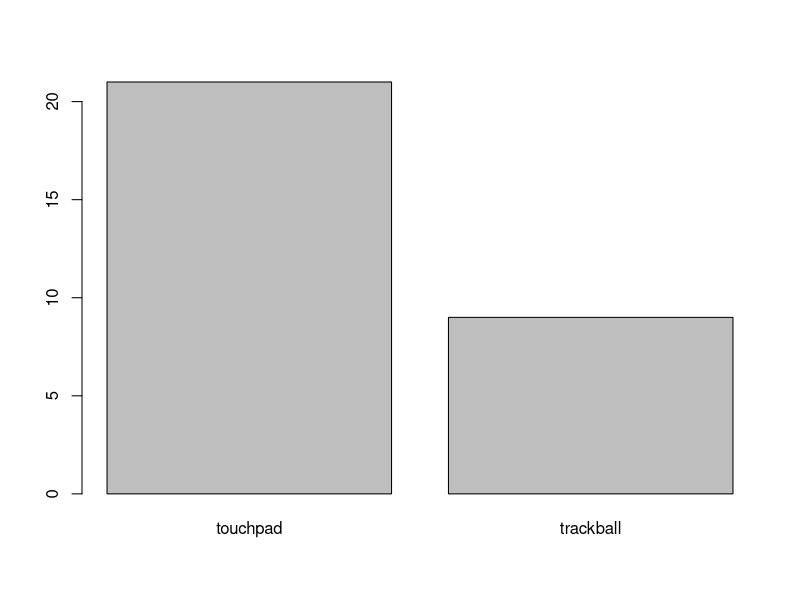

The R source for this figure:
library(readr)
deviceprefs <- read_csv("deviceprefs.csv")
View(deviceprefs)
deviceprefs$Subject = factor(deviceprefs$Subject)
deviceprefs$Pref = factor(deviceprefs$Pref) # Rv4
summary(deviceprefs)
plot(deviceprefs$Pref)

deviceprefs$Disability = factor(deviceprefs$Disability)
summary(deviceprefs)


# Pearson chi-square test
prfs = xtabs( ~ Pref, data=deviceprefs)
prfs # show counts
chisq.test(prfs)

binom.test(prfs)


# For people without disabilities, perform a binomial test to see whether their preference for touchpads differed significantly from chance. To the nearest ten-thousandth (four digits), what is the p-value? Hint: Run a binomial test comparing the sum of rows of people without disabilities who prefer the touchpad, against the number of all rows of people without disabilities. With two possible preferences, touchpad and trackball, the chance probability would be 1/2. Do not correct for multiple comparisons; consider this a single test on a subset of the data.
# manual post hoc binomial tests for non disabled -- do any prefs for touchpads over trackballs sig. differ from chance for non disables?
nt = binom.test(sum(deviceprefs[deviceprefs$Disability == 0,]$Pref == "touchpad"), nrow(deviceprefs[deviceprefs$Disability == 0,]), p=1/2)
nt

# For people with disabilities, perform a binomial test to see whether their preference for touchpads differed significantly from chance. To the nearest ten-thousandth (four digits), what is the p-value? Hint: Run a binomial test comparing the sum of rows of people with disabilities who prefer the touchpad, against the number of all rows of people with disabilities. With two possible preferences, touchpad and trackball, the chance probability would be 1/2. Do not correct for multiple comparisons; consider this a single test on a subset of the data.
dt = binom.test(sum(deviceprefs[deviceprefs$Disability == 1,]$Pref == 'touchpad'), nrow(deviceprefs[deviceprefs$Disability == 1,]), p=1/2)
dt
p.adjust(c(nt$p.value, dt$p.value), method="holm")
# Conduct a two-sample Chi-Square test of proportions on preferences by disability status. To the nearest hundredth (two digits), what is the Chi-Square statistic?
# Pearson chi-square test


prfs = xtabs( ~ Pref + Disability, data=deviceprefs)
View(prfs)
chisq.test(prfs)

fisher.test(prfs)
